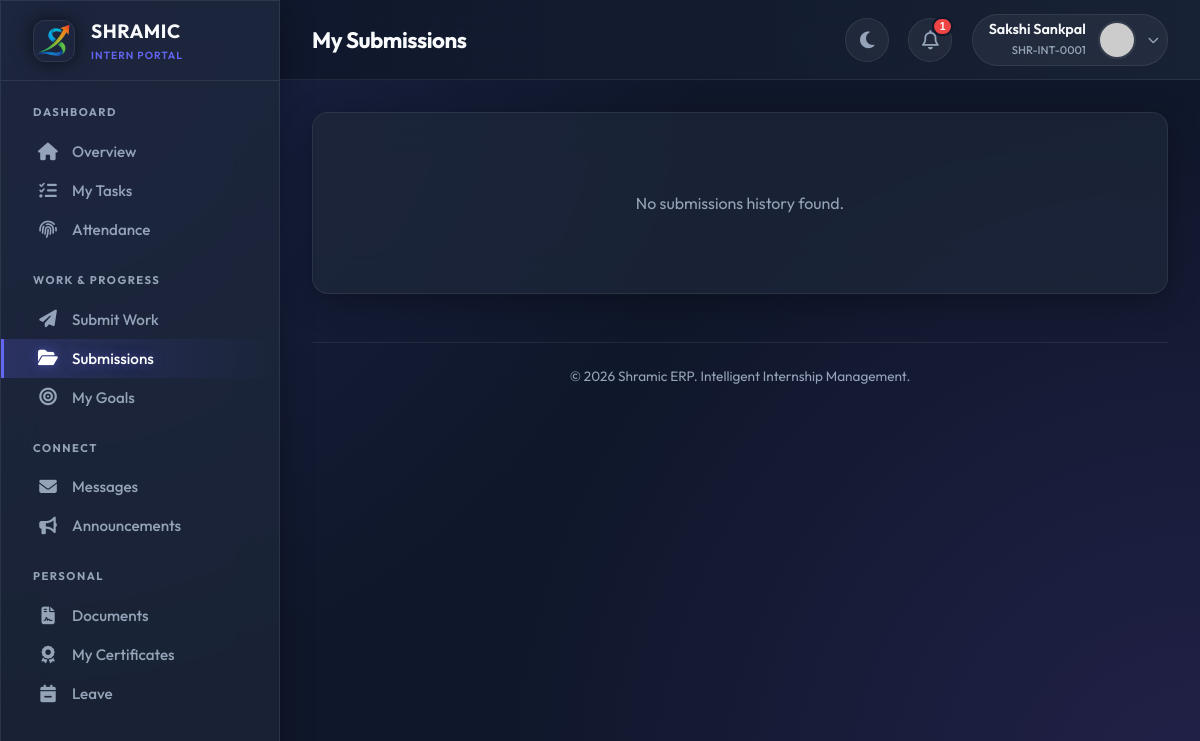
The page /intern/submissions (signed in) on the database as committed earlier.
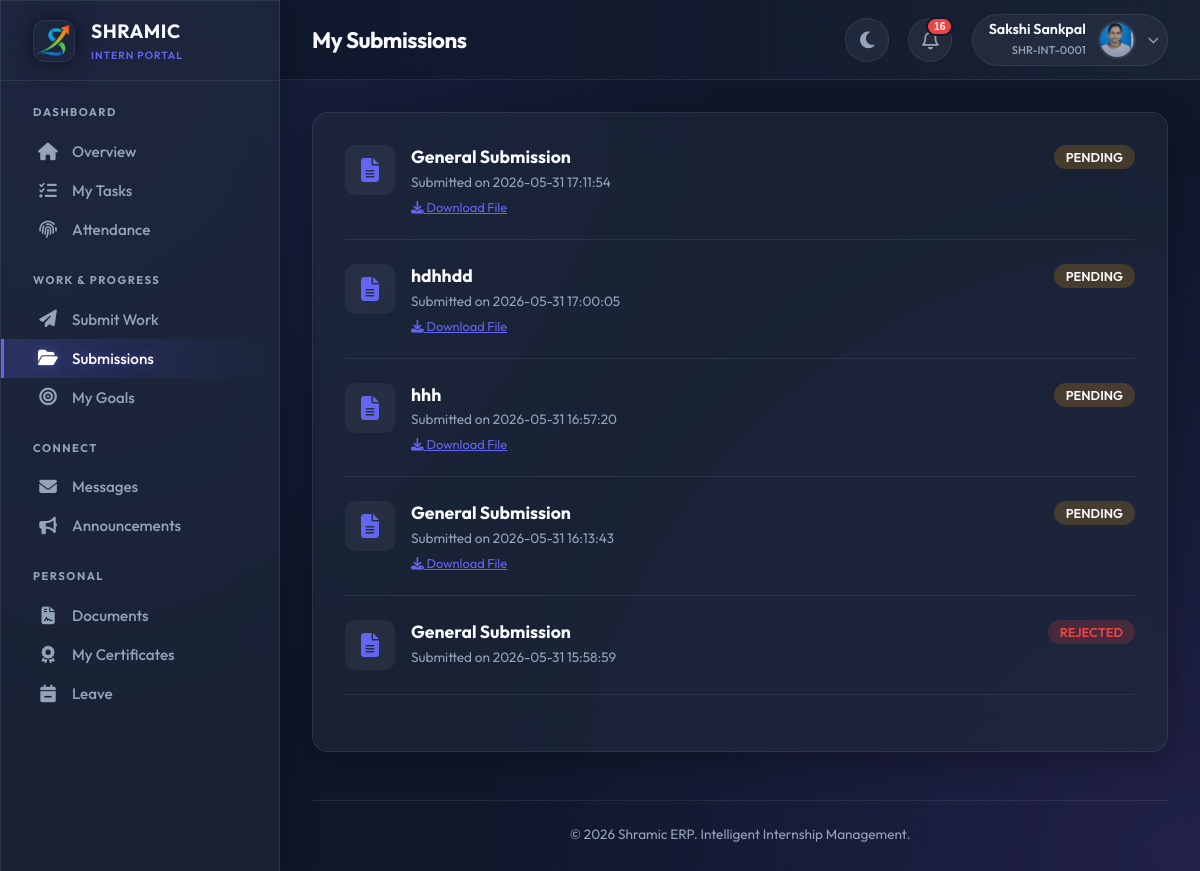
The same page on the database as committed later.
### tables this page shows
CREATE TABLE users (
            id INTEGER PRIMARY KEY AUTOINCREMENT,
            intern_id TEXT UNIQUE,
            usn TEXT UNIQUE NOT NULL,
            full_name TEXT NOT NULL,
            phone TEXT NOT NULL,
            email TEXT UNIQUE NOT NULL,
            password_hash TEXT NOT NULL,
            role TEXT NOT NULL,
            photo_url TEXT,
            status TEXT DEFAULT 'PENDING',
            is_admin BOOLEAN DEFAULT 0,
            department TEXT,
            join_date DATE,
            emergency_contact TEXT,
            address TEXT,
            last_login TIMESTAMP,
            login_count INTEGER DEFAULT 0,
            created_at TIMESTAMP DEFAULT CURRENT_TIMESTAMP,
            updated_at TIMESTAMP DEFAULT CURRENT_TIMESTAMP
        );

CREATE TABLE submissions (
            id INTEGER PRIMARY KEY AUTOINCREMENT,
            user_id INTEGER,
            task_id INTEGER,
            content TEXT,
            file_url TEXT,
            file_type TEXT,
            file_size INTEGER,
            status TEXT DEFAULT 'PENDING',
            version INTEGER DEFAULT 1,
            submitted_at TIMESTAMP DEFAULT CURRENT_TIMESTAMP,
            reviewed_at TIMESTAMP,
            reviewed_by INTEGER,
            feedback TEXT,
            grade TEXT,
            FOREIGN KEY (user_id) REFERENCES users(id),
            FOREIGN KEY (task_id) REFERENCES tasks(id),
            FOREIGN KEY (reviewed_by) REFERENCES users(id)
        );

CREATE TABLE tasks (
            id INTEGER PRIMARY KEY AUTOINCREMENT,
            title TEXT NOT NULL,
            description TEXT,
            file_url TEXT,
            assigned_to TEXT,
            assigned_by INTEGER,
            deadline DATE,
            priority TEXT DEFAULT 'MEDIUM',
            status TEXT DEFAULT 'ACTIVE',
            category TEXT,
            estimated_hours REAL,
            completion_percentage INTEGER DEFAULT 0,
            created_at TIMESTAMP DEFAULT CURRENT_TIMESTAMP,
            updated_at TIMESTAMP DEFAULT CURRENT_TIMESTAMP,
            FOREIGN KEY (assigned_by) REFERENCES users(id)
        );

### app.py (the view)
@app.route('/intern/submissions')
@login_required
@approved_required
def intern_submissions():
    conn = get_db_connection()
    cur = conn.cursor()
    status_filter = request.args.get('status', 'all')
    query = """
        SELECT s.*, t.title as task_title, r.full_name as reviewer_name
        FROM submissions s
        LEFT JOIN tasks t ON s.task_id = t.id
        LEFT JOIN users r ON s.reviewed_by = r.id
        WHERE s.user_id = ?
    """
    params = [current_user.id]
    if status_filter != 'all':
        query += " AND s.status = ?"
        params.append(status_filter)
    query += " ORDER BY s.submitted_at DESC"
    cur.execute(query, params)
    submissions = cur.fetchall()
    conn.close()
    return render_template('intern/submissions.html',
                         submissions=submissions,
                         current_status=status_filter)

### app.py (called while the page is built)
@app.before_request
def make_session_permanent():
    session.permanent = True
    app.permanent_session_lifetime = timedelta(days=365)

def get_db_connection():
    conn = sqlite3.connect(DATABASE, timeout=30)
    conn.execute("PRAGMA busy_timeout = 30000")
    conn.row_factory = sqlite3.Row
    return conn

def get_current_datetime():
    return datetime.now(TIMEZONE)

@login_manager.user_loader
def load_user(user_id):
    conn = get_db_connection()
    cur = conn.cursor()
    cur.execute("SELECT * FROM users WHERE id = ?", (user_id,))
    user_data = cur.fetchone()
    conn.close()
    return User(dict(user_data)) if user_data else None

def approved_required(f):
    @wraps(f)
    def decorated_function(*args, **kwargs):
        if not current_user.is_authenticated:
            return redirect(url_for('login'))
        if current_user.status != 'APPROVED' and not current_user.is_admin:
            return render_template('auth/pending.html')
        return f(*args, **kwargs)
    return decorated_function

@app.context_processor
def inject_globals():
    unread_count = 0
    if current_user.is_authenticated:
        try:
            conn = get_db_connection()
            cur = conn.cursor()
            cur.execute("""
                SELECT COUNT(*) as count
                FROM notifications
                WHERE user_id = ? AND is_read = 0
            """, (current_user.id,))
            unread_count = cur.fetchone()['count']
            conn.close()
        except:
            pass
    return {
        'now': get_current_datetime(),
        'app_name': 'Shramic ERP',
        'unread_notifications': unread_count
    }

@app.before_request
def before_request():
        pass

### templates/intern/submissions.html (shortened to what this page needs)
{% extends "intern/base.html" %} {% block page_title %}My Submissions{% endblock
%}  {% block content %}
<div class="glass-panel" style="padding: 2rem; border-radius: 16px">
  {% if submissions %} {% for sub in submissions %}
  <div
    style="
      border-bottom: 1px solid var(--glass-border);
      padding-bottom: 1.5rem;
      margin-bottom: 1.5rem;
    "
  >
    <div
      style="display: flex; justify-content: space-between; align-items: start"
    >
      <div style="display: flex; gap: 1rem">
        <div
          style="
            width: 50px;
            height: 50px;
            background: rgba(255, 255, 255, 0.05);
            border-radius: 10px;
            display: flex;
            align-items: center;
            justify-content: center;
          "
        >
          <i
            class="fas fa-file-alt"
            style="font-size: 1.5rem; color: var(--primary)"
          ></i>
        </div>
        <div>
          <h3 style="font-size: 1.1rem; margin-bottom: 0.3rem">
            {{ sub.task_title or 'General Submission' }}
          </h3>
          <p style="font-size: 0.85rem; color: var(--text-muted)">
            Submitted on {{ sub.submitted_at }}
          </p>
          {% if sub.file_url %}
          <a
           href="{{ url_for('serve_file', filename='submissions/' + sub.file_url) }}"
            target="_blank"
            style="
              font-size: 0.8rem;
              color: var(--primary);
              display: block;
              margin-top: 0.5rem;
            "
            ><i class="fas fa-download"></i> Download File</a
          >
          {% endif %}
        </div>
      </div>
      <span class="status-badge status-{{ sub.status }}">{{ sub.status }}</span>
    </div>
  </div>
  {% endfor %} {% else %}
  <div style="text-align: center; padding: 3rem; color: var(--text-muted)">
    No submissions history found.
  </div>
  {% endif %}
</div>
{% endblock %}

### templates/intern/base.html (shortened to what this page needs)
<!doctype html>
<html lang="en">
  <head>
    <link
      rel="stylesheet"
      href="https://cdnjs.cloudflare.com/ajax/libs/font-awesome/6.4.0/css/all.min.css"
    />
  </head>
  <body data-theme="dark" x-data="{ sidebarOpen: false }">
    <div class="app-container">
      <aside class="sidebar glass-panel" :class="{ 'open': sidebarOpen }">
        <div class="sidebar-header">
          <div class="logo-box">
            <img
              src="{{ url_for('static', filename='images/favicon.png') }}"
              alt="Shramic Logo"
            />
          </div>
          <div>
            <h1
              style="
                font-size: 1.2rem;
                font-weight: 700;
                letter-spacing: 0.5px;
                color: var(--text-main);
              "
            >
              SHRAMIC
            </h1>
            <span
              style="
                font-size: 0.65rem;
                color: var(--primary);
                font-weight: 600;
                letter-spacing: 1px;
                text-transform: uppercase;
              "
              >Intern Portal</span
            >
          </div>
        </div>
        <nav class="sidebar-nav custom-scrollbar">
          <div class="nav-category">Dashboard</div>
          <a
            href="{{ url_for('intern_dashboard') }}"
            class="nav-link {{ 'active' if request.endpoint == 'intern_dashboard' }}"
          >
            <i class="fas fa-home"></i> <span>Overview</span>
          </a>
          <a
            href="{{ url_for('intern_tasks') }}"
            class="nav-link {{ 'active' if request.endpoint == 'intern_tasks' }}"
          >
            <i class="fas fa-tasks"></i> <span>My Tasks</span>
          </a>
          <a
            href="{{ url_for('intern_attendance') }}"
            class="nav-link {{ 'active' if request.endpoint == 'intern_attendance' }}"
          >
            <i class="fas fa-fingerprint"></i> <span>Attendance</span>
          </a>
          <div class="nav-category">Work & Progress</div>
          <a
            href="{{ url_for('intern_submit') }}"
            class="nav-link {{ 'active' if request.endpoint == 'intern_submit' }}"
          >
            <i class="fas fa-paper-plane"></i> <span>Submit Work</span>
          </a>
          <a
            href="{{ url_for('intern_submissions') }}"
            class="nav-link {{ 'active' if request.endpoint == 'intern_submissions' }}"
          >
            <i class="fas fa-folder-open"></i> <span>Submissions</span>
          </a>
          <a
            href="{{ url_for('intern_goals') }}"
            class="nav-link {{ 'active' if request.endpoint == 'intern_goals' }}"
          >
            <i class="fas fa-bullseye"></i> <span>My Goals</span>
          </a>
          <div class="nav-category">Connect</div>
          <a
            href="{{ url_for('intern_messages') }}"
            class="nav-link {{ 'active' if request.endpoint == 'intern_messages' }}"
          >
            <i class="fas fa-envelope"></i> <span>Messages</span>
          </a>
          <a
            href="{{ url_for('intern_announcements') }}"
            class="nav-link {{ 'active' if request.endpoint == 'intern_announcements' }}"
          >
            <i class="fas fa-bullhorn"></i> <span>Announcements</span>
          </a>
          <div class="nav-category">Personal</div>
          <a
            href="{{ url_for('intern_documents') }}"
            class="nav-link {{ 'active' if request.endpoint == 'intern_documents' }}"
          >
            <i class="fas fa-file-contract"></i> <span>Documents</span>
          </a>
          <a
            href="{{ url_for('intern_certificates') }}"
            class="nav-link {{ 'active' if request.endpoint == 'intern_certificates' }}"
          >
            <i class="fas fa-award"></i> <span>My Certificates</span>
          </a>
          <a
            href="{{ url_for('intern_leave') }}"
            class="nav-link {{ 'active' if request.endpoint == 'intern_leave' }}"
          >
            <i class="fas fa-calendar-minus"></i> <span>Leave</span>
          </a>
        </nav>
      </aside>
      <main class="main-content">
        <header class="top-header">
          <div style="display: flex; align-items: center">
            <h2 class="page-title">{% block page_title %}{% endblock %}</h2>
          </div>
          <div class="header-actions">
            <button class="icon-btn" id="theme-btn" title="Toggle Theme">
              <i class="fas fa-moon"></i>
            </button>
            <div class="relative-container" x-data="{ open: false }">
              <button @click="open = !open" class="icon-btn">
                <i class="far fa-bell"></i>
                {% if unread_notifications > 0 %}
                <span class="badge">{{ unread_notifications }}</span>
                {% endif %}
              </button>
            </div>
            <div class="relative-container" x-data="{ userMenuOpen: false }">
              <div class="user-pill" @click="userMenuOpen = !userMenuOpen">
                <div class="user-info">
                  <span class="user-name">{{ current_user.full_name }}</span>
                  <span class="user-role">{{ current_user.intern_id }}</span>
                </div>
                {% if current_user.photo_url %}
                <img
                  src="{{ url_for('uploaded_file', filename='profiles/' + current_user.photo_url) }}"
                  class="avatar"
                />
                {% else %}
                <img
                  src="https://ui-avatars.com/api/?name={{ current_user.full_name }}&background=6366f1&color=fff"
                  class="avatar"
                />
                {% endif %}
                <i
                  class="fas fa-chevron-down"
                  style="font-size: 0.7rem; color: var(--text-muted)"
                ></i>
              </div>
            </div>
          </div>
        </header>
        <div class="content-body">
           {% block content %}{% endblock %}
          <footer
            style="
              margin-top: 3rem;
              border-top: 1px solid var(--glass-border);
              padding-top: 1.5rem;
              text-align: center;
              color: var(--text-muted);
              font-size: 0.85rem;
            "
          >
            &copy; {{ now.year }} Shramic ERP. Intelligent Internship
            Management.
          </footer>
        </div>
      </main>
    </div>
  </body>
</html>

### templates/intern/submissions.html (style rules this page uses)
.status-badge { padding: 4px 12px; border-radius: 20px; font-size: 0.8rem; font-weight: 600; }
.status-PENDING { background: rgba(245, 158, 11, 0.2); color: var(--warning); }
.status-REJECTED { background: rgba(239, 68, 68, 0.2); color: var(--danger); }

Rows that differ between the two databases and show on the page:
changed users "Sakshi Sankpal": photo_url: picture added
added submissions: task_title "General Submission", submitted_at "2026-05-31 17:11:54", status "PENDING"
added submissions: title "hdhhdd", submitted_at "2026-05-31 17:00:05", status "PENDING"
added submissions: title "hhh", submitted_at "2026-05-31 16:57:20", status "PENDING"
added submissions: task_title "General Submission", submitted_at "2026-05-31 16:13:43", status "PENDING"
added submissions: task_title "General Submission", submitted_at "2026-05-31 15:58:59", status "REJECTED"
Other text that changed with them:
{{ unread_notifications }}: "1" → "16"
text no longer shown: "No submissions history found."
